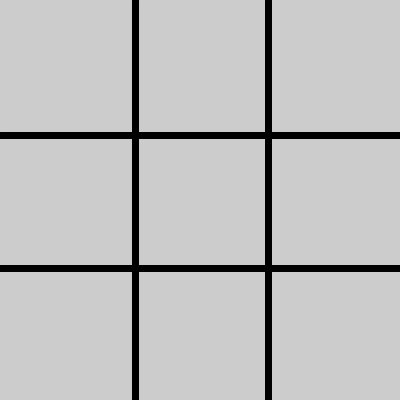
Frame 1 (no input)
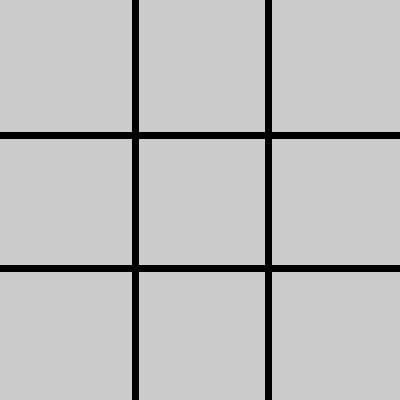
Frame 60 (the mouse pressed at the canvas centre just before this capture)
Frame 120 (the mouse held since frame 60 and released just before this capture): identical to frame 60, image omitted

The Processing sketch that drew these frames (run headless with seeded random() and noise(); from frame 60 on, the mouse is pressed at the canvas centre):

// Processing sketch: TicTacToe
// ── TicTacToe.pde
String [][] gameBoard = {{" ", " ", " "},
                       {" ", " ", " "},
                       {" ", " ", " "}};
                       
void setup (){
  size (400,400);
  
}
void draw (){
drawGameBoard();
}
void drawGameBoard(){
strokeWeight (7);
line (135, 0, 135, 400);
line (268, 0, 268, 400);
line (0, 135, 400, 135);
line (0, 268, 400, 268);
}
void mouseClicked(){
if (mouseY <=135){
if (mouseX <=135){
if (gameBoard[0][0] == " "){
println (" ");
gameBoard [0][0] = "X";
line (0, 0, 135, 135);
line (0, 135, 135, 0);
}
}
}
if (mouseY <= 135){
if (mouseX > 135 && mouseX < 268){
if (gameBoard [0][1] == " "){
  println ("0, 1");
  gameBoard [0][1] = "X";
  line (135, 0, 268, 135);
line (135, 135, 268, 0);
}
}
}
if (mouseY <= 135){
if (mouseX > 268 && mouseX < 400){
if (gameBoard [0][2] == " "){
println ("0, 2");
gameBoard [0][1] = "X"; 
line (268, 0, 400, 135);
line (268, 135, 400, 0);
}
}
}
if (mouseY >=135 && mouseY <= 268){
if (mouseX <= 135){
if (gameBoard [0][2] == " "){
println ("0, 2");
gameBoard [0][2] = "X"; 
line (0, 135, 135, 268);
line (135, 135, 0, 268);
}
}
}
}
